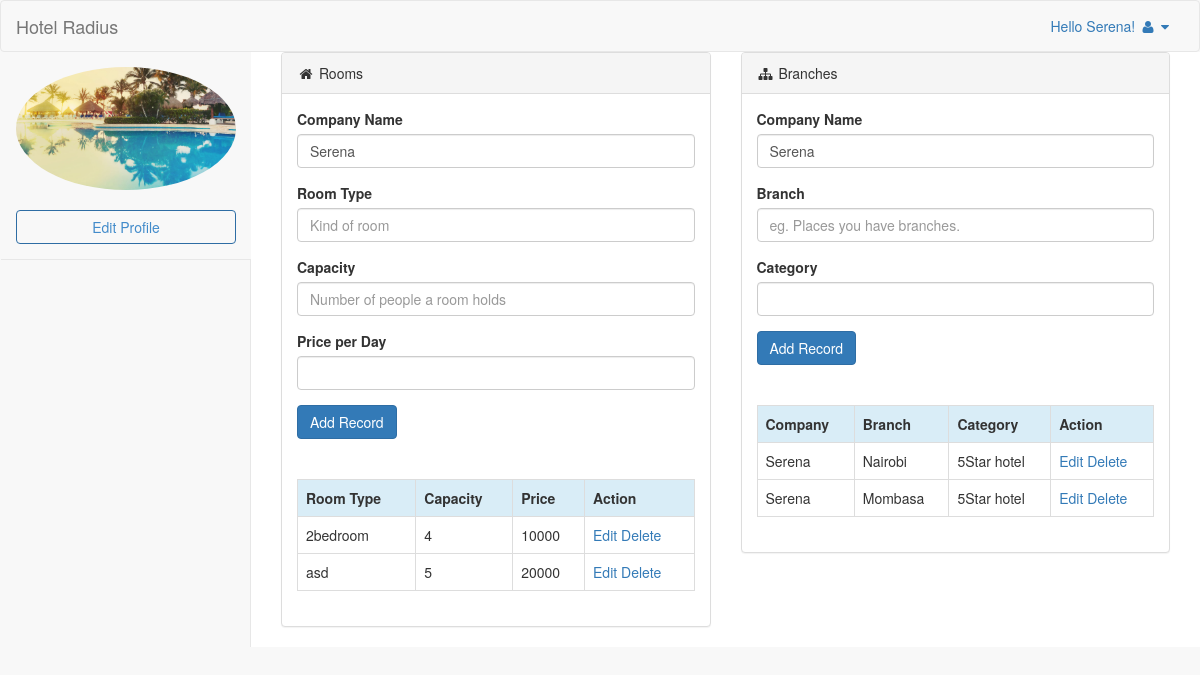
The page /companyhome.php (signed in) on the database its author committed.
### tables this page shows
CREATE TABLE `tbl_users` (
  `userID` int(11) NOT NULL,
  `userName` varchar(100) NOT NULL,
  `userEmail` varchar(100) NOT NULL,
  `userPass` varchar(100) NOT NULL,
  `userPhone` varchar(20) NOT NULL,
  `about` varchar(1000) DEFAULT NULL,
  `website` varchar(100) DEFAULT NULL,
  `loginType` varchar(100) DEFAULT 'user'
);

CREATE TABLE `tbl_prof` (
  `id` int(11) NOT NULL,
  `image` varchar(100) DEFAULT NULL,
  `userName` varchar(100) NOT NULL
);

CREATE TABLE `tbl_rooms` (
  `id` int(11) NOT NULL,
  `companyName` varchar(100) NOT NULL,
  `roomType` varchar(100) NOT NULL,
  `capacity` varchar(100) DEFAULT NULL,
  `price` varchar(100) DEFAULT NULL,
  `booked` varchar(100) DEFAULT 'No',
  `phoneNumber` int(100) DEFAULT NULL,
  `customerName` varchar(100) DEFAULT NULL
);

CREATE TABLE `tbl_base` (
  `id` int(11) NOT NULL,
  `companyName` varchar(100) NOT NULL,
  `companyBranch` varchar(100) NOT NULL,
  `category` varchar(100) DEFAULT NULL
);

### class.user.php (called while the page is built, shortened)
<?php
class USER
{
 private $conn;
 public function __construct()
 {
  $database = new Database();
  $db = $database->dbConnection();
  $this->conn = $db;
    }
 public function runQuery($sql)
 {
  $stmt = $this->conn->prepare($sql);
  return $stmt;
 }
}

### companyhome.php (the view, shortened to what this page needs)
<?php
require_once 'class.user.php';
$user_home = new USER();
$stmt = $user_home->runQuery("SELECT * FROM tbl_users WHERE userID=:uid");
$stmt->execute(array(":uid"=>$_SESSION['userSession']));
$row = $stmt->fetch(PDO::FETCH_ASSOC);
$conn = mysqli_connect("localhost", "root", "12345678", "hotel");
?>
<!DOCTYPE html>
<html lang="en" >
<head>
    <link rel="stylesheet" type="text/css" href="vendor/bootstrap-3.3.5-dist/css/bootstrap.css"/>
    <link href="vendor/dist/css/sb-admin-2.css" rel="stylesheet">
    <link href="vendor/font-awesome/css/font-awesome.min.css" rel="stylesheet" type="text/css">
</head>
<body onload="startTime()">
  <div id="wrapper">
      <nav class="navbar navbar-default navbar-static" role="navigation" style="margin-bottom: 0">
          <div class="navbar-header">
              <a class="navbar-brand" href="index.php">Hotel Radius</a>
          </div>
          <ul class="nav navbar-top-links navbar-right">
              <li class="dropdown get_tooltip" data-toggle="tooltip" data-placement="bottom" title="View your profile">
                  <a class="dropdown-toggle" data-toggle="dropdown" href="#">
                      Hello <?php echo $row['userName']?>!
                      <i class="fa fa-user fa-fw"></i> <i class="fa fa-caret-down"></i>
                  </a>
              </li>
          </ul>
          <div class="navbar-default sidebar" role="navigation">
              <div class="sidebar-nav navbar-collapse">
                  <ul class="nav" id="side-menu">
                      <li class="sidebar-search">
                        <?php
                        $name = $row['userName'];
                        $response = $conn->query("SELECT * FROM tbl_prof WHERE userName='$name'");
                        $prow=$response->fetch_array();
                        if (!$prow['image']){
                          ?>
                          <img src="upload/noimage-team.png" class="img-responsive img-circle" alt="">
                          <?php
                        } else{
                          ?>
                          <img src="upload/<?php echo $prow['image']; ?>" class="img-responsive img-circle" alt=""></br>
                          <?php
                        }
                         ?>
                          <form role="form" method="post">
                            <button class="btn btn-outline btn-primary btn-block" name="editpic">Edit Profile</button>
                        </form>
                      </li>
                  </ul>
              </div>
          </div>
      </nav>
      <div id="page-wrapper">
          <div class="row">
              <div class="col-lg-6">
                  <div class="panel panel-default">
                    <div class="panel-heading">
                        <i class="fa fa-home fa-fw"></i> Rooms
                    </div>
                      <div class="panel-body">
                        <div class="row">
                            <div class="col-md-12">
                             <form method="post">
                              <div class="form-group">
                                  <label for="companyName">Company Name</label>
                                  <input type="text" name="companyName" placeholder="" class="form-control" value="<?php echo $row['userName']?>" autofocus required/>
                              </div>
                                <div class="form-group">
                                    <label for="roomType">Room Type</label>
                                    <input type="text" name="roomType" placeholder="Kind of room" value="<?php  if(isset($_GET['edit'])) echo $Row['roomType'];  ?>" class="form-control"/>
                                </div>
                                <div class="form-group">
                                    <label for="capacity">Capacity</label>
                                    <input type="text" name="capacity" placeholder="Number of people a room holds" value="<?php  if(isset($_GET['edit'])){ echo $Row['capacity']; }  ?>" class="form-control"/>
                                </div>
                                <div class="form-group">
                                    <label for="price">Price per Day</label>
                                    <input type="text" name="price" placeholder="" value="<?php  if(isset($_GET['edit'])){ echo $Row['price']; } ?>" class="form-control"/>
                                </div>
                                <?php
                                if(isset($_GET['edit']))
                                {
                                 ?>
                                 <button type="submit" class="btn btn-primary" name="update">Update Record</button>
                                 <?php
                                }
                                else
                                {
                                 ?>
                                 <button type="submit" class="btn btn-primary" name="save">Add Record</button>
                                 <?php
                                }
                                ?>
                              </form>
                              </div>
                            </div>
                        <br /><br />
                        <table class="table table-bordered table-hover" width="100%" align="center">
                          <tr class="info">
                            <th>Room Type</th>
                            <th>Capacity</th>
                            <th>Price</th>
                            <th>Action</th>
                          </tr>
                          <?php
                          $name = $row['userName'];
                          $res = $conn->query("SELECT * FROM tbl_rooms WHERE companyName='$name'");
                          while($Row=$res->fetch_array())
                          {
                           ?>
                          <tr>
                            <td><?php echo $Row['roomType']; ?></td>
                            <td><?php echo $Row['capacity']; ?></td>
                            <td><?php echo $Row['price']; ?></td>
                            <td>
                              <a href="?edit=<?php echo $Row['id']; ?>">Edit</a>
                              <a href="?del=<?php echo $Row['id']; ?>">Delete</a>
                            </td>
                          </tr>
                          <?php
                          }
                          ?>
                        </table>
                      </div>
                  </div>
              </div>
              <div class="col-lg-6">
                  <div class="panel panel-default">
                    <div class="panel-heading">
                        <i class="fa fa-sitemap fa-fw"></i> Branches
                    </div>
                      <div class="panel-body">
                        <div class="row">
                            <div class="col-md-12">
                             <form method="post">
                              <div class="form-group">
                                  <label for="companyName">Company Name</label>
                                  <input type="text" name="companyName" placeholder="" class="form-control" value="<?php echo $row['userName']?>" autofocus required/>
                              </div>
                                <div class="form-group">
                                    <label for="companyBranch">Branch</label>
                                    <input type="text" name="companyBranch" placeholder="eg. Places you have branches." value="<?php  if(isset($_GET['editBranch'])) echo $RowBranch['companyBranch'];  ?>" class="form-control"/>
                                </div>
                                <div class="form-group">
                                    <label for="category">Category</label>
                                    <input type="text" name="category" placeholder="" value="<?php  if(isset($_GET['editBranch'])){ echo $RowBranch['category']; }?>" class="form-control"/>
                                </div>
                                <?php
                                if(isset($_GET['editBranch']))
                                {
                                 ?>
                                 <button type="submit" class="btn btn-primary" name="updateBranch">Update Record</button>
                                 <?php
                                }
                                else
                                {
                                 ?>
                                 <button type="submit" class="btn btn-primary" name="saveBranch">Add Record</button>
                                 <?php
                                }
                                ?>
                              </form>
                              </div>
                            </div>
                        <br /><br />
                        <table class="table table-bordered table-hover" width="100%" align="center">
                          <tr class="info">
                            <th>Company</th>
                            <th>Branch</th>
                            <th>Category</th>
                            <th>Action</th>
                          </tr>
                          <?php
                          $name = $row['userName'];
                          $resBranch = $conn->query("SELECT * FROM tbl_base WHERE companyName='$name'");
                          while($RowBranch=$resBranch->fetch_array())
                          {
                           ?>
                          <tr>
                            <td><?php echo $RowBranch['companyName']; ?></td>
                            <td><?php echo $RowBranch['companyBranch']; ?></td>
                            <td><?php echo $RowBranch['category']; ?></td>
                            <td>
                              <a href="?editBranch=<?php echo $RowBranch['id']; ?>">Edit</a>
                              <a href="?delBranch=<?php echo $RowBranch['id']; ?>">Delete</a>
                            </td>
                          </tr>
                          <?php
                          }
                          ?>
                        </table>
                      </div>
                  </div>
              </div>
          </div>
      </div>
  </div>
</body>
</html>

### rows shown on the page
tbl_users: userName "Serena", companyName "Serena"
tbl_prof: image (picture)
tbl_rooms: roomType "2bedroom", capacity "4", price "10000"
tbl_rooms: roomType "asd", capacity "5", price "20000"
tbl_base: companyName "Serena", companyBranch "Nairobi", category "5Star hotel"
tbl_base: companyName "Serena", companyBranch "Mombasa", category "5Star hotel"
